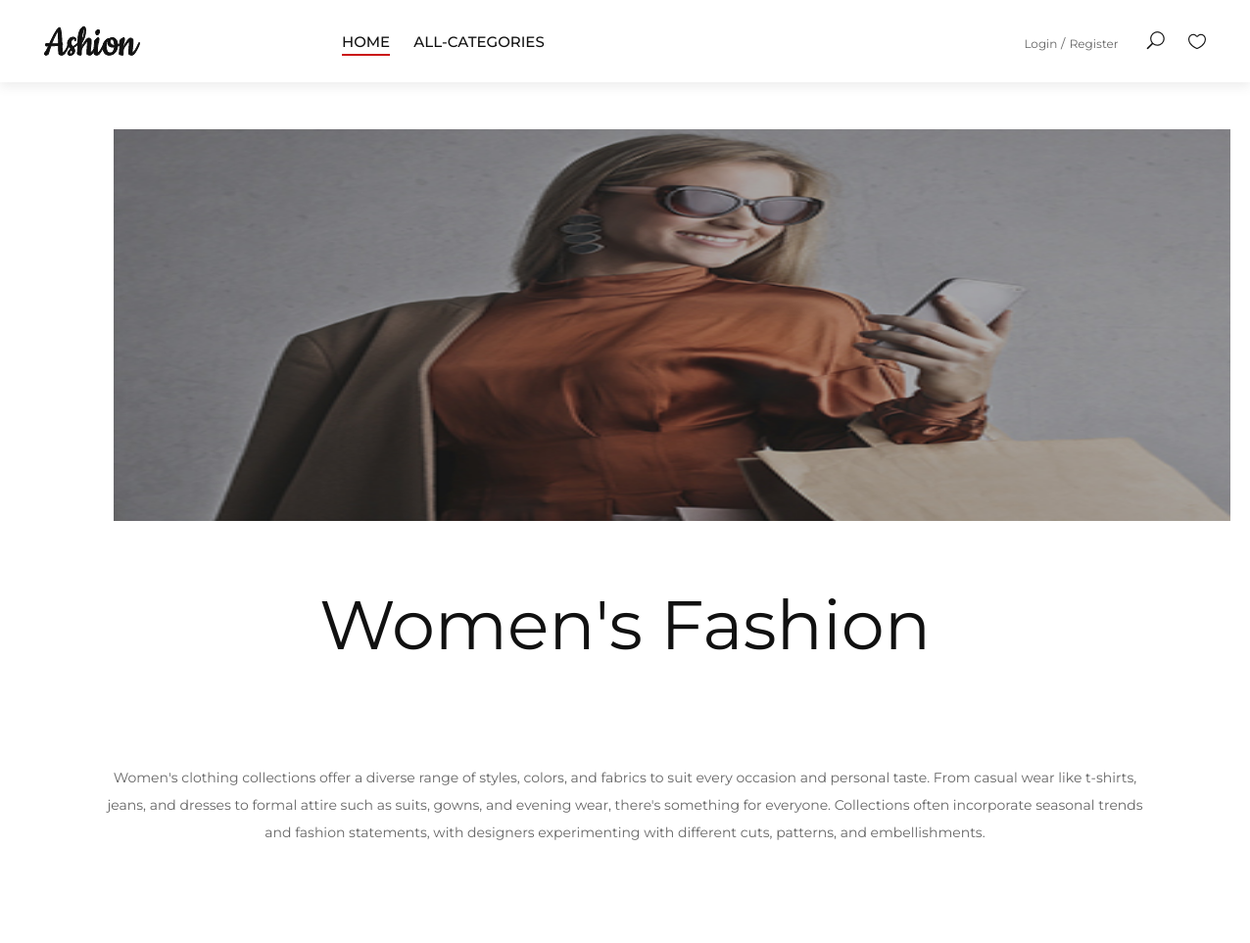
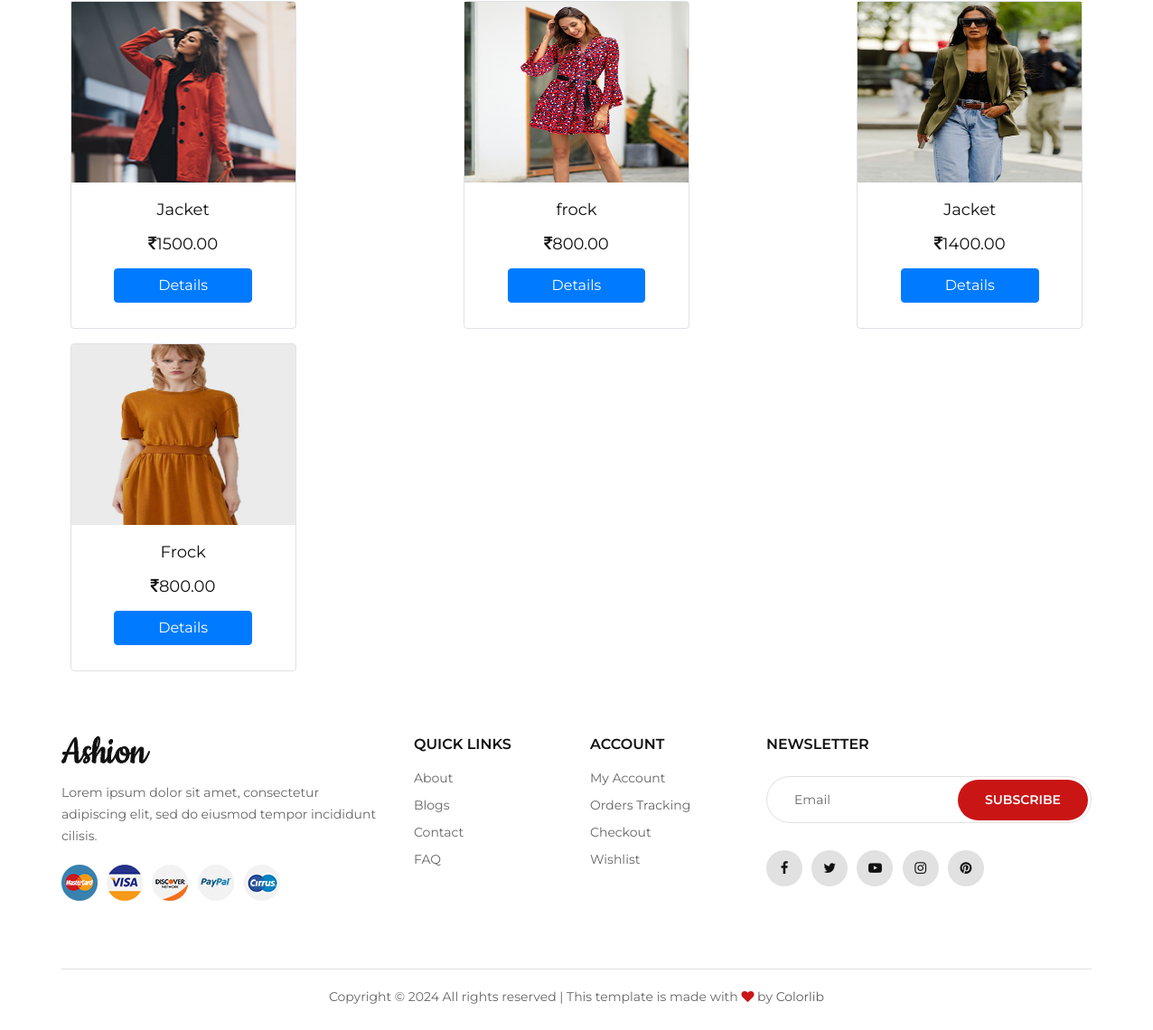
/products/1, run on the app's committed database (2 pictures, top to bottom).
### shop/models.py (models this page shows, shortened)
class Categories(models.Model):
    image=models.ImageField(upload_to="images")
    name=models.CharField(max_length=30)
    description=models.TextField()

class Product(models.Model):
    name=models.CharField(max_length=20)
    desc=models.TextField()
    image=models.ImageField(upload_to="products")
    price=models.DecimalField(max_digits=10,decimal_places=2)
    stock=models.IntegerField()
    available=models.BooleanField(default=True)
    created=models.DateTimeField(auto_now_add=True) #one time
    updated=models.DateTimeField(auto_now=True) #change every time we update record
    category=models.ForeignKey(Categories,on_delete=models.CASCADE)

### shop/views.py (the view)
# urls.py: path('products/<int:p>',views.products,name="products"),
def products(request,p):                    #here p receives the category id
    c=Categories.objects.get(id=p)         #reads a particular category object using id
    p=Product.objects.filter(category=c)   #reads all products under a particular category object
    context={'cat':c,'product':p}
    return render(request,'products.html',context)

### cart/context_processors.py (called while the page is built)
def count_items(request):
    u=request.user
    count=0
    try:
        if request.user.is_authenticated:
            c=Cart.objects.filter(user=u)
            count=0
            for i in c:
              count+=i.quantity
    except:
        count=0
    return {'c':count}

### shop/context_processors.py (called while the page is built)
def menu_links(request):
    c=Categories.objects.all()
    return {'links':c}  #we can use this data globally across all webpages inside our app

### templates/products.html
{% extends 'base.html' %}
{% block content %}
<div class="container">
    <img class="m-5" src="{{cat.image.url}}" height="400px" width="100%">
</div>
<h1 class="text-center mt-3 ">{{cat.name}}</h1>
<p class="text-center " style="text-align:justify;line-height:2; margin:100px;">{{cat.description}}</p>
<div class="row">
 {% for i in product %}
    <div class="col-sm-4 mb-3 ">
    <div class="card mx-auto border border-3 border-Light " style="width:250px;">
    <img src="{{i.image.url}}" height="200px" width="250px" class="card-ing-top" alt="">
    <div class="card-body text-center">
    <h5 class="card-title mb-3">{{i.name}}</h5>
    <h5  class="card-title mb-3"><i class="fa fa-inr" aria-hidden="true"></i>{{i.price}}</h5>
    <a href="{% url 'shop:details' i.id %}" class="btn btn-primary px-5 mb-2 fs-5">Details</a>
</div>
</div>
    </div>
  {% endfor %}
</div>
{% endblock %}

### templates/base.html (shortened to what this page needs)
<!DOCTYPE html>
{% load static %}
<html lang="zxx">
<head>
    <link rel="stylesheet" href="{% static 'css/bootstrap.min.css' %}" type="text/css">
    <link rel="stylesheet" href="{% static 'css/font-awesome.min.css' %}" type="text/css">
    <link rel="stylesheet" href="{% static 'css/elegant-icons.css' %}" type="text/css">
    <link rel="stylesheet" href="{% static 'css/jquery-ui.min.css' %}" type="text/css">
    <link rel="stylesheet" href="{% static 'css/magnific-popup.css' %}" type="text/css">
    <link rel="stylesheet" href="{% static 'css/owl.carousel.min.css' %}" type="text/css">
    <link rel="stylesheet" href="{% static 'css/slicknav.min.css' %}" type="text/css">
    <link rel="stylesheet" href="{% static 'css/style.css' %}" type="text/css">
</head>
<body>
    <header class="header">
        <div class="container-fluid">
            <div class="row">
                <div class="col-xl-3 col-lg-2">
                    <div class="header__logo">
                        <a href="./index.html"><img src="{% static 'img/logo.png' %}" alt=""></a>
                    </div>
                </div>
                <div class="col-xl-6 col-lg-7">
                    <nav class="header__menu">
                        <ul class="">
                            <li class="active"><a href="{%url 'shop:categories' %}">Home</a></li>
                            <li><a href="#">All-Categories</a>
                                </li>
                                    {% if user.is_authenticated %}
                                    {% if user.is_superuser == False %}
                                    <li><a href="{%url 'cart:orderview' %}">Your_Orders</a></li>
                             <li>
                                        <a href="{%url 'cart:cart' %}"><span class="icon_bag_alt"></span><sup class="mx-2 fs-5">{{c}}</sup></a>
                                    </li>
                                    {% else %}
                                   <li>
                                       <a href="{% url 'shop:addcategory' %}">Add-Cat</a>
                                   </li>
                                     <li>
                                       <a href="{% url 'shop:addproduct' %}">Add-Prod</a>
                                   </li>
                                  {% endif %}
                                    <li><a href="{%url 'shop:logout' %}">Logout</a></li>
                            <ul class="header__right__widget">
                                <li><a href="{% url 'search:search' %}"><span class="icon_search search-switch"></span></a></li>
                            <li><a href="#"><span class="icon_heart_alt"></span>
                            </a></li>
                        </ul>
                        </ul>
                            {% else %}
                    </nav>
                </div>
            <div class="col-lg-3 ">
                    <div class="header__right ">
                        <div class="header__right__auth">
                            <a href="{%url 'shop:login' %}">Login</a>
                            <a href="{%url 'shop:register' %}">Register</a>
                        </div>
                         <ul class="header__right__widget">
                             <li><a href="{%url 'search:search' %}"><span class="icon_search search-switch"></span></a></li>
                            <li><a href="#"><span class="icon_heart_alt"></span>
                            </a></li>
                        </ul>
                    </div>
                </div>
            </div>
        </div>
            {% endif %}
    </header>
{% block content %}
{% endblock %}
<footer class="footer">
    <div class="container">
        <div class="row">
            <div class="col-lg-4 col-md-6 col-sm-7">
                <div class="footer__about">
                    <div class="footer__logo">
                        <a href="./index.html"><img src="{% static 'img/logo.png' %}" alt=""></a>
                    </div>
                    <p>Lorem ipsum dolor sit amet, consectetur adipiscing elit, sed do eiusmod tempor incididunt
                    cilisis.</p>
                    <div class="footer__payment">
                        <a href="#"><img src="{% static 'img/payment/payment-1.png' %}" alt=""></a>
                        <a href="#"><img src="{% static 'img/payment/payment-2.png' %}" alt=""></a>
                        <a href="#"><img src="{% static 'img/payment/payment-3.png' %}" alt=""></a>
                        <a href="#"><img src="{% static 'img/payment/payment-4.png' %}" alt=""></a>
                        <a href="#"><img src="{% static 'img/payment/payment-5.png' %}" alt=""></a>
                    </div>
                </div>
            </div>
            <div class="col-lg-2 col-md-3 col-sm-5">
                <div class="footer__widget">
                    <h6>Quick links</h6>
                    <ul>
                        <li><a href="#">About</a></li>
                        <li><a href="#">Blogs</a></li>
                        <li><a href="#">Contact</a></li>
                        <li><a href="#">FAQ</a></li>
                    </ul>
                </div>
            </div>
            <div class="col-lg-2 col-md-3 col-sm-4">
                <div class="footer__widget">
                    <h6>Account</h6>
                    <ul>
                        <li><a href="#">My Account</a></li>
                        <li><a href="#">Orders Tracking</a></li>
                        <li><a href="#">Checkout</a></li>
                        <li><a href="#">Wishlist</a></li>
                    </ul>
                </div>
            </div>
            <div class="col-lg-4 col-md-8 col-sm-8">
                <div class="footer__newslatter">
                    <h6>NEWSLETTER</h6>
                    <form action="#">
                        <input type="text" placeholder="Email">
                        <button type="submit" class="site-btn">Subscribe</button>
                    </form>
                    <div class="footer__social">
                        <a href="#"><i class="fa fa-facebook"></i></a>
                        <a href="#"><i class="fa fa-twitter"></i></a>
                        <a href="#"><i class="fa fa-youtube-play"></i></a>
                        <a href="#"><i class="fa fa-instagram"></i></a>
                        <a href="#"><i class="fa fa-pinterest"></i></a>
                    </div>
                </div>
            </div>
        </div>
        <div class="row">
            <div class="col-lg-12">
                <div class="footer__copyright__text">
                    <p>Copyright &copy; <script>document.write(new Date().getFullYear());</script> All rights reserved | This template is made with <i class="fa fa-heart" aria-hidden="true"></i> by <a href="https://colorlib.com" target="_blank">Colorlib</a></p>
                </div>
            </div>
        </div>
    </div>
</footer>
</body>
</html>

### static/css/style.css (style rules this page uses)
html, body { height: 100%; font-family: "Montserrat", sans-serif; -webkit-font-smoothing: antialiased; }
h1, h2, h3, h4, h5, h6 { margin: 0; color: #111111; font-weight: 400; font-family: "Montserrat", sans-serif; }
h1 { font-size: 70px; }
h5 { font-size: 18px; }
h6 { font-size: 16px; }
p { font-size: 14px; font-family: "Montserrat", sans-serif; color: #666666; font-weight: 400; line-height: 24px; margin: 0 0 15px 0; }
img { max-width: 100%; }
ul, ol { padding: 0; margin: 0; }
.site-btn { font-size: 14px; color: #ffffff; background: #ca1515; font-weight: 600; border: none; text-transform: uppercase; display: inline-block; padding: 12px 30px; border-radius: 50px; }
.header { background: #ffffff; -webkit-box-shadow: 0px 5px 10px rgba(91, 91, 91, 0.1); box-shadow: 0px 5px 10px rgba(91, 91, 91, 0.1); }
.header__logo { padding: 26px 0; }
.header__logo a { display: inline-block; }
.header__menu { padding: 30px 0 27px; }
.header__menu ul li { list-style: none; display: inline-block; margin-right: 40px; position: relative; }
.header__menu ul li.active a:after { -webkit-transform: scale(1); -ms-transform: scale(1); transform: scale(1); }
.header__menu ul li:last-child { margin-right: 0; }
.header__menu ul li a { font-size: 15px; text-transform: uppercase; color: #111111; font-weight: 500; display: block; padding: 2px 0; position: relative; }
.header__menu ul li a:after { position: absolute; left: 0; bottom: 0; width: 100%; height: 2px; background: #ca1515; content: ""; -webkit-transition: all, 0.5s; -o-transition: all, 0.5s; transition: all, 0.5s; -webkit-transform: scale(0); -ms-transform: scale(0); transform: scale(0); }
.header__right { text-align: right; padding: 30px 0 27px; }
.header__right__auth { display: inline-block; margin-right: 25px; }
.header__right__auth a { font-size: 12px; color: #666666; position: relative; margin-right: 8px; }
.header__right__auth a:last-child { margin-right: 0; }
.header__right__auth a:last-child:after { display: none; }
.header__right__auth a:after { position: absolute; right: -8px; top: -2px; content: "/"; font-size: 13px; }
.header__right__widget { display: inline-block; }
.header__right__widget li { list-style: none; display: inline-block; font-size: 18px; color: #111111; margin-right: 20px; cursor: pointer; }
.header__right__widget li:last-child { margin-right: 0; }
.header__right__widget li a { font-size: 18px; color: #111111; position: relative; }
.footer { padding-top: 55px; }
.footer__about { margin-bottom: 30px; }
.footer__about p { margin-bottom: 20px; }
.footer__logo { margin-bottom: 20px; }
.footer__payment a { margin-right: 6px; margin-bottom: 10px; display: inline-block; }
.footer__payment a:last-child { margin-right: 0; }
.footer__widget { margin-bottom: 30px; }
.footer__widget h6 { color: #111111; font-weight: 600; text-transform: uppercase; margin-bottom: 12px; }
.footer__widget ul li { list-style: none; }
.footer__widget ul li a { font-size: 14px; color: #666666; line-height: 30px; }
.footer__newslatter { margin-bottom: 30px; }
.footer__newslatter h6 { color: #111111; font-weight: 600; text-transform: uppercase; margin-bottom: 25px; }
.footer__newslatter form { position: relative; margin-bottom: 30px; }
.footer__newslatter form input { height: 52px; width: 100%; border: 1px solid #e1e1e1; border-radius: 50px; padding-left: 30px; font-size: 14px; color: #666666; }
.footer__newslatter form input::placeholder { color: #666666; }
.footer__newslatter form button { position: absolute; right: 4px; top: 4px; }
.footer__social a { display: inline-block; height: 40px; width: 40px; background: #e1e1e1; font-size: 15px; color: #111111; line-height: 40px; text-align: center; border-radius: 50%; margin-right: 6px; margin-bottom: 5px; }
.footer__social a:last-child { margin-right: 0; }
.footer__copyright__text { border-top: 1px solid #e1e1e1; padding: 18px 0 25px; text-align: center; margin-top: 35px; }
.footer__copyright__text p { margin-bottom: 0; }
.footer__copyright__text a { color: #5C5C5C; }
.footer__copyright__text i { color: #ca1515; }
@media only screen and (min-width: 1200px) and (max-width: 1599px) { .header__menu ul li { margin-right: 20px; } }
@media only screen and (min-width: 1200px) and (max-width: 1599px) { .header { padding: 0 30px; } }
@media only screen and (min-width: 1200px) { .container { max-width: 1170px; } }

### data on the page
Categories: image (picture), name "Women's Fashion", description "Women's clothing collections offer a diverse range of styles, colors, and fabrics to suit every occasion and personal taste. From casual wear like t-shirts, jeans, and dresses to formal attire such as suits, gowns, and evening wear, there's something for everyone. Collections often incorporate seasonal trends and fashion statements, with designers experimenting with different cuts, patterns, and embellishments."
Product: image (picture), name "Jacket", price "1500.00"
Product: image (picture), name "frock", price "800.00"
Product: image (picture), name "Jacket", price "1400.00"
Product: image (picture), name "Frock", price "800.00"
